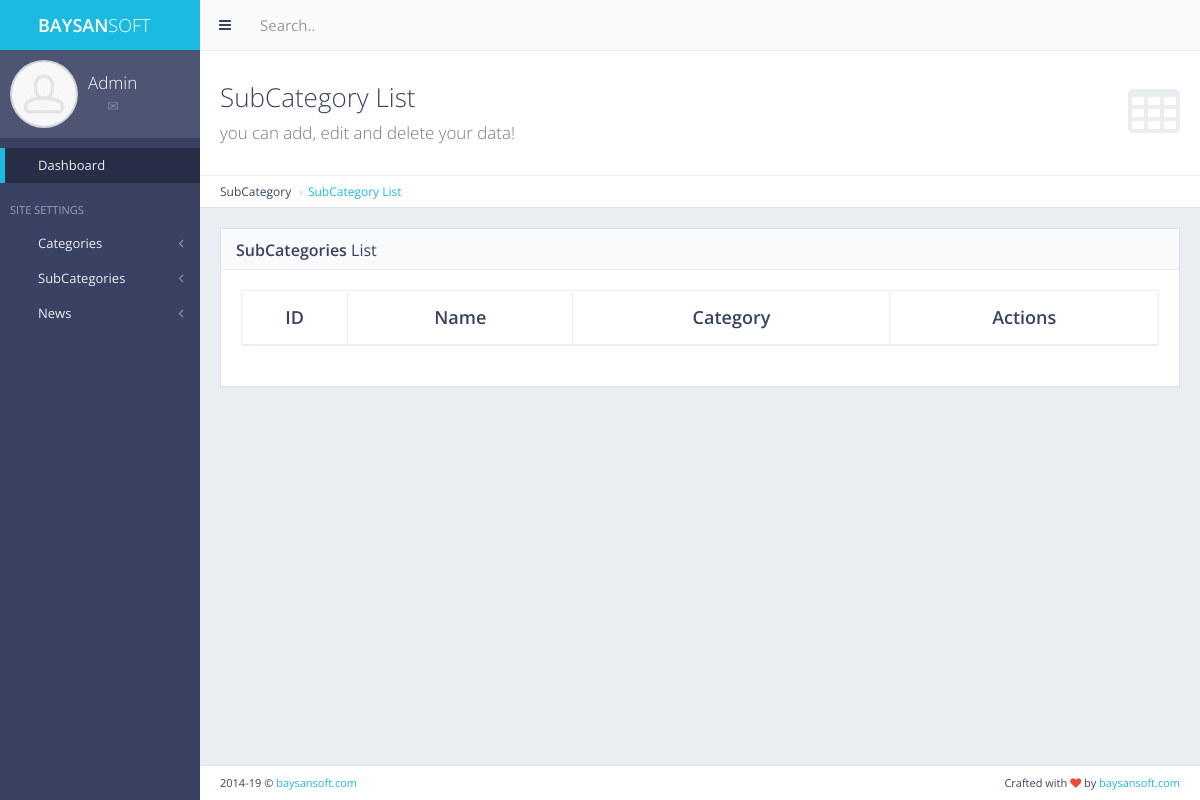
Page /panel/subcategory/list/ on the earlier database version.
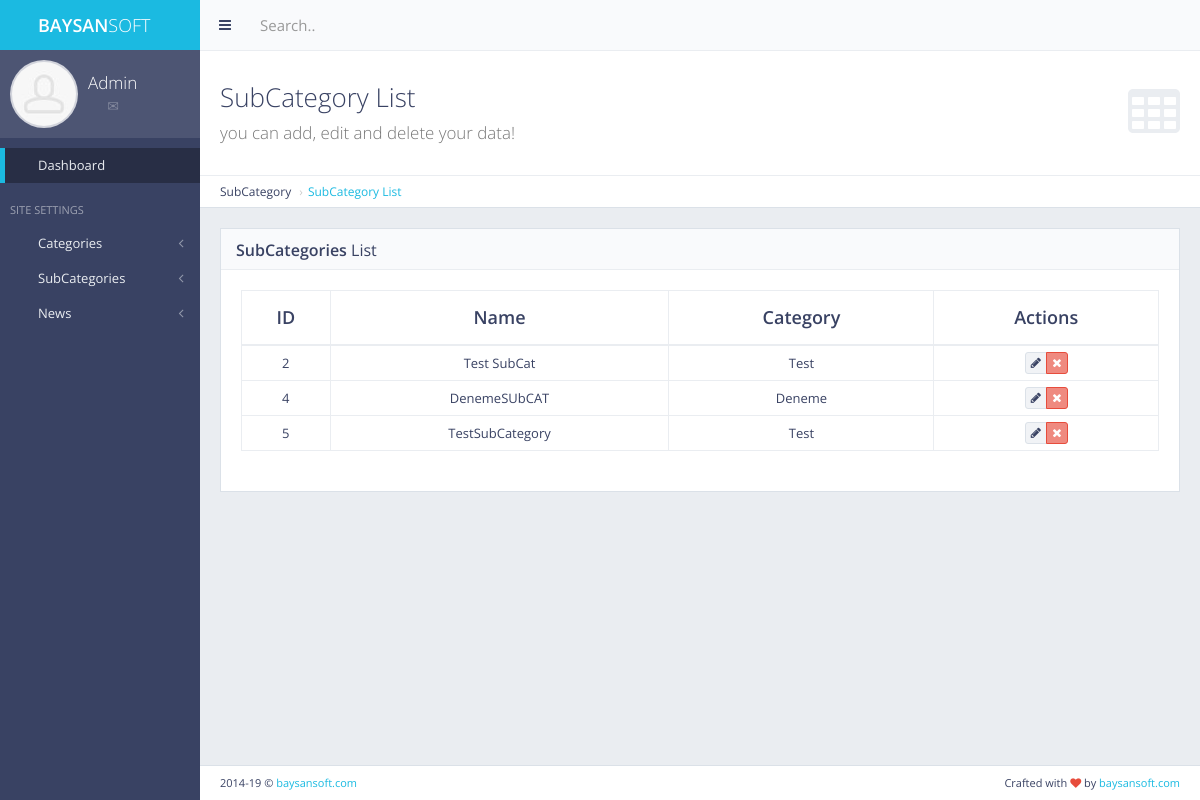
Same page on the later database version.
### subcategory/models.py (models this page shows, shortened)
class SubCategory(models.Model):
    name = models.CharField(max_length=255)
    category_name = models.CharField(max_length=255)
    category_id = models.IntegerField()
    class Meta:
        verbose_name = "SubCategory"
        verbose_name_plural = "SubCategories"

### panel/views.py (the view)
# urls.py: path('subcategory/list/', views.subcategory_list, name='subcategory_list'),
def subcategory_list(request):
    subcategories = SubCategory.objects.all()
    context = {
        'subcategories': subcategories
    }
    return render(request, 'back/subcategory_list.html', context=context)

### main/templates/back/subcategory_list.html (shortened to what this page needs)
{% extends 'back/layout.html' %}
{% load static %}
{% block body %}
    <div class="content-header">
        <div class="header-section">
            <h1>
                <i class="fa fa-table"></i>SubCategory List<br><small>you can add, edit and delete your data!</small>
            </h1>
        </div>
    </div>
    <ul class="breadcrumb breadcrumb-top">
        <li>SubCategory</li>
        <li><a href="{% url 'panel:subcategory_list' %}">SubCategory List</a></li>
    </ul>
    <div class="block full">
        <div class="block-title">
            <h2><strong>SubCategories</strong> List</h2>
        </div>
        <div class="table-responsive">
            <table id="example-datatable" class="table table-vcenter table-condensed table-bordered">
                <thead>
                <tr>
                    <th class="text-center">ID</th>
                    <th class="text-center">Name</th>
                    <th class="text-center">Category</th>
                    <th class="text-center">Actions</th>
                </tr>
                </thead>
                <tbody>
                {% for cat in subcategories %}
                    <tr>
                        <td class="text-center">{{ cat.pk }}</td>
                        <td class="text-center">{{ cat.name }}</td>
                        <td class="text-center">{{ cat.category_name }}</td>
                        <td class="text-center">
                            <div class="btn-group">
                                <a href="" data-toggle="tooltip" title="Edit"
                                   class="btn btn-xs btn-default"><i class="fa fa-pencil"></i></a>
                                <a href="{% url 'panel:subcategory_delete' pk=cat.pk %}" data-toggle="tooltip"
                                   title="Delete"
                                   class="btn btn-xs btn-danger"><i class="fa fa-times"></i></a>
                            </div>
                        </td>
                    </tr>
                {% endfor %}
                </tbody>
            </table>
        </div>
    </div>
{% endblock body %}

Differences in the rows shown:
added SubCategory: pk "2", name "Test SubCat", category_name "Test"
added SubCategory: pk "4", name "DenemeSUbCAT", category_name "Deneme"
added SubCategory: pk "5", name "TestSubCategory", category_name "Test"
